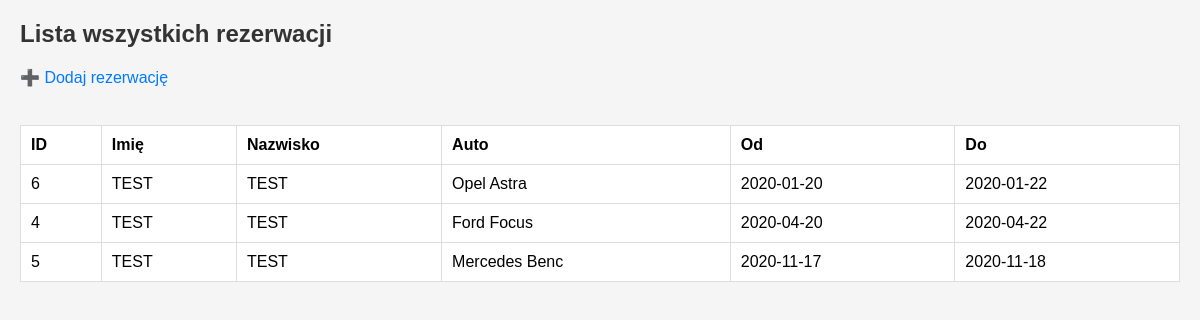
The page /lista.php on the database its author committed.
### tables this page shows
CREATE TABLE `rezerwacje` (
  `id` int(11) NOT NULL,
  `imie` varchar(100) NOT NULL,
  `nazwisko` varchar(100) NOT NULL,
  `auto` varchar(100) NOT NULL,
  `data_start` date NOT NULL,
  `data_koniec` date NOT NULL
);

### lista.php (the view, shortened to what this page needs)
<?php
require 'config.php';
$sql = "SELECT * FROM rezerwacje ORDER BY data_start ASC";
$wynik = $conn->query($sql);
?>
<!DOCTYPE html>
<html lang="pl">
<head>
    <link rel="stylesheet" href="style.css">
</head>
<body>
    <h1>Lista wszystkich rezerwacji</h1>
    <a href="index.php">➕ Dodaj rezerwację</a><br><br>
    <table border="1" cellpadding="10">
        <tr>
            <th>ID</th>
            <th>Imię</th>
            <th>Nazwisko</th>
            <th>Auto</th>
            <th>Od</th>
            <th>Do</th>
        </tr>
        <?php if ($wynik->num_rows > 0): ?>
            <?php while($row = $wynik->fetch_assoc()): ?>
                <tr>
                    <td><?= $row["id"] ?></td>
                    <td><?= $row["imie"] ?></td>
                    <td><?= $row["nazwisko"] ?></td>
                    <td><?= $row["auto"] ?></td>
                    <td><?= $row["data_start"] ?></td>
                    <td><?= $row["data_koniec"] ?></td>
                </tr>
            <?php endwhile; ?>
        <?php else: ?>
            <tr><td colspan="6">Brak rezerwacji</td></tr>
        <?php endif; ?>
    </table>
</body>
</html>

### style.css (style rules this page uses)
body { font-family: Arial, sans-serif; margin: 20px; padding: 0; background-color: #f5f5f5; }
h1 { font-size: 24px; margin-bottom: 20px; color: #333; }
a { color: #007BFF; text-decoration: none; margin-right: 10px; }
table { width: 100%; border-collapse: collapse; margin-top: 20px; background: white; }
th, td { padding: 10px; border: 1px solid #ddd; text-align: left; }

### rows shown on the page
rezerwacje: id "6", imie "TEST", nazwisko "TEST", auto "Opel Astra", data_start "2020-01-20", data_koniec "2020-01-22"
rezerwacje: id "4", imie "TEST", nazwisko "TEST", auto "Ford Focus", data_start "2020-04-20", data_koniec "2020-04-22"
rezerwacje: id "5", imie "TEST", nazwisko "TEST", auto "Mercedes Benc", data_start "2020-11-17", data_koniec "2020-11-18"
